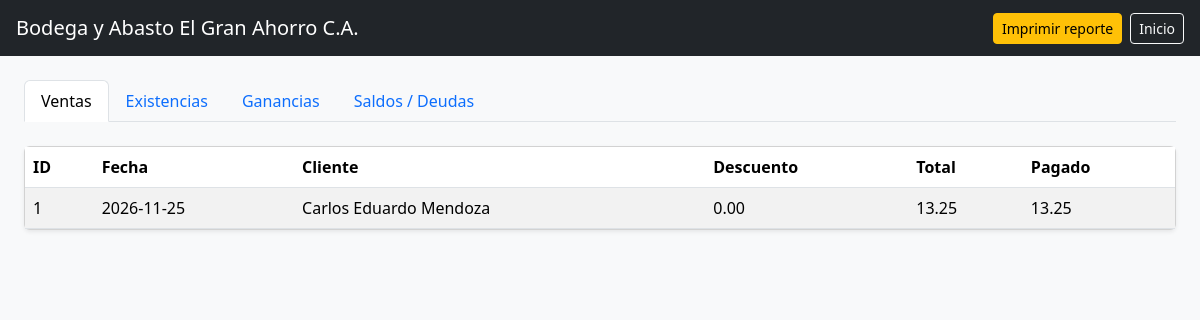
Screenshot of /reportes.php (signed in) with the database file from the repository.
### tables this page shows
CREATE TABLE IF NOT EXISTS `companies` (
  `id` int unsigned NOT NULL AUTO_INCREMENT,
  `name` varchar(191) NOT NULL,
  `phone` varchar(191) NOT NULL,
  `address` text NOT NULL,
  `created_at` timestamp NULL DEFAULT NULL,
  `updated_at` timestamp NULL DEFAULT NULL,
  PRIMARY KEY (`id`)
);

CREATE TABLE IF NOT EXISTS `sells` (
  `id` int unsigned NOT NULL AUTO_INCREMENT,
  `user_id` int NOT NULL,
  `customer_id` int NOT NULL,
  `branch_id` int NOT NULL DEFAULT '1',
  `total_amount` double NOT NULL,
  `paid_amount` double NOT NULL DEFAULT '0',
  `sell_date` varchar(191) DEFAULT NULL,
  `discount_amount` double NOT NULL DEFAULT '0',
  `payment_method` tinyint NOT NULL DEFAULT '0',
  `payment_status` tinyint NOT NULL DEFAULT '0',
  `created_at` timestamp NULL DEFAULT NULL,
  `updated_at` timestamp NULL DEFAULT NULL,
  PRIMARY KEY (`id`)
);

CREATE TABLE IF NOT EXISTS `customers` (
  `id` int unsigned NOT NULL AUTO_INCREMENT,
  `customer_name` varchar(191) NOT NULL,
  `email` varchar(191) DEFAULT NULL,
  `phone` varchar(191) DEFAULT NULL,
  `address` text,
  `status` tinyint NOT NULL DEFAULT '1',
  `created_at` timestamp NULL DEFAULT NULL,
  `updated_at` timestamp NULL DEFAULT NULL,
  PRIMARY KEY (`id`)
);

### config.php (called while the page is built, shortened)
<?php
function db(): PDO {
    static $pdo = null;
    if ($pdo === null) {
        $dsn = sprintf('mysql:host=%s;dbname=%s;charset=%s', DB_HOST, DB_NAME, DB_CHARSET);
        $pdo = new PDO($dsn, DB_USER, DB_PASS, [
            PDO::ATTR_ERRMODE => PDO::ERRMODE_EXCEPTION,
            PDO::ATTR_DEFAULT_FETCH_MODE => PDO::FETCH_ASSOC,
        ]);
    }
    return $pdo;
}
function e(?string $valor): string {
    return htmlspecialchars((string) $valor, ENT_QUOTES, 'UTF-8');
}
function monto(float $valor): string {
    return number_format($valor, 2, '.', ',');
}
function empresa_info(): array {
    $stmt = db()->query("SELECT * FROM companies ORDER BY id ASC LIMIT 1");
    return $stmt->fetch() ?: [
        'id' => 1,
        'name' => 'StockInventarios',
        'phone' => '',
        'address' => '',
    ];
}

### reportes.php (the view, shortened to what this page needs)
<?php
require_once __DIR__ . '/config.php';
$tipo = $_GET['tipo'] ?? 'ventas';
$ventas = db()->query("
    SELECT s.*, c.customer_name
    FROM sells s
    LEFT JOIN customers c ON c.id = s.customer_id
    ORDER BY s.id DESC
")->fetchAll();
$empresa = empresa_info();
?>
<!DOCTYPE html>
<html lang="es">
<head>
    <link href="https://cdn.jsdelivr.net/npm/bootstrap@5.3.3/dist/css/bootstrap.min.css" rel="stylesheet">
</head>
<body class="bg-light">
<nav class="navbar navbar-dark bg-dark px-3 mb-4">
    <a class="navbar-brand" href="index.php"><?= e($empresa['name']) ?></a>
    <div class="d-flex gap-2">
        <a href="imprimir.php?tipo=<?= e($tipo) ?>" target="_blank" class="btn btn-sm btn-warning">Imprimir reporte</a>
        <a href="index.php" class="btn btn-sm btn-outline-light">Inicio</a>
    </div>
</nav>
<div class="container-fluid px-4 pb-5">
    <ul class="nav nav-tabs mb-4">
        <li class="nav-item"><a class="nav-link <?= $tipo === 'ventas' ? 'active' : '' ?>" href="reportes.php?tipo=ventas">Ventas</a></li>
        <li class="nav-item"><a class="nav-link <?= $tipo === 'stock' ? 'active' : '' ?>" href="reportes.php?tipo=stock">Existencias</a></li>
        <li class="nav-item"><a class="nav-link <?= $tipo === 'ganancias' ? 'active' : '' ?>" href="reportes.php?tipo=ganancias">Ganancias</a></li>
        <li class="nav-item"><a class="nav-link <?= $tipo === 'deudas' ? 'active' : '' ?>" href="reportes.php?tipo=deudas">Saldos / Deudas</a></li>
    </ul>
    <div class="card shadow-sm">
        <div class="table-responsive">
            <?php if ($tipo === 'ventas'): ?>
                <table class="table table-striped mb-0">
                    <thead><tr><th>ID</th><th>Fecha</th><th>Cliente</th><th>Descuento</th><th>Total</th><th>Pagado</th></tr></thead>
                    <tbody>
                    <?php foreach ($ventas as $v): ?>
                        <tr>
                            <td><?= (int) $v['id'] ?></td>
                            <td><?= e($v['sell_date']) ?></td>
                            <td><?= e($v['customer_name'] ?? '') ?></td>
                            <td><?= monto((float) $v['discount_amount']) ?></td>
                            <td><?= monto((float) $v['total_amount']) ?></td>
                            <td><?= monto((float) $v['paid_amount']) ?></td>
                        </tr>
                    <?php endforeach; ?>
                    </tbody>
                </table>
            <?php endif; ?>
        </div>
    </div>
</div>
</body>
</html>

### rows the page displays
companies: name "Bodega y Abasto El Gran Ahorro C.A."
sells: id "1", sell_date "2026-11-25", customer.customer_name "Carlos Eduardo Mendoza", discount_amount "0.00", total_amount "13.25", paid_amount "13.25"
